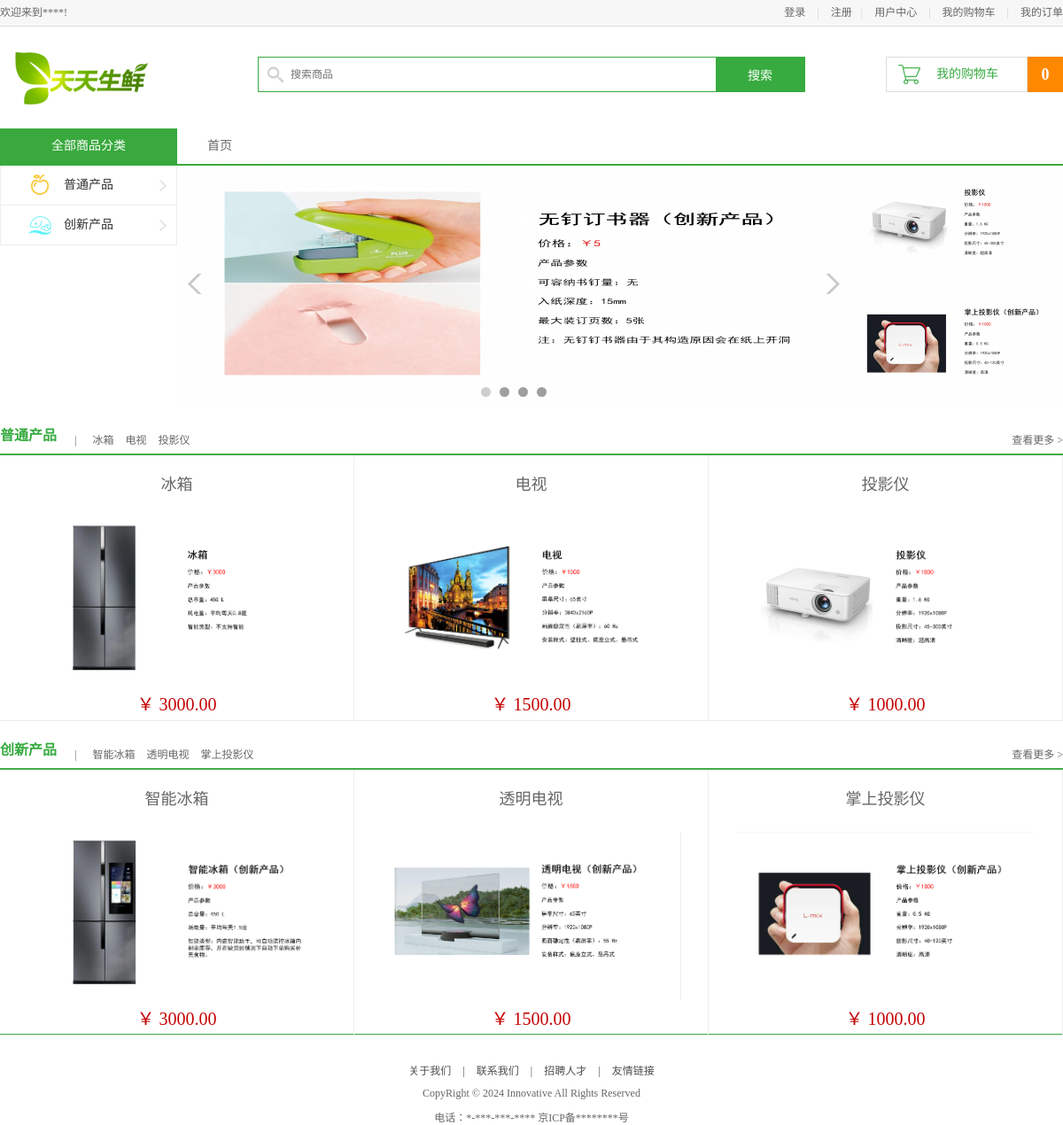
The page / on the database its author committed.
### apps/df_goods/models.py (models this page shows, shortened)
class GoodsInfo(models.Model):
    isDelete = models.BooleanField(default=False)  # 逻辑删除
    gtitle = models.CharField(max_length=20, verbose_name="商品名称", unique=True)
    gpic = models.ImageField(verbose_name='商品图片', upload_to='df_goods/image/%Y/%m', null=True, blank=True)  # 商品图片
    gprice = models.DecimalField(max_digits=10, decimal_places=2, verbose_name="商品价格")  # 商品价格小数位为两位，整数位为3位
    gunit = models.CharField(max_length=20, default='500g', verbose_name="单位重量")
    gclick = models.IntegerField(verbose_name="点击量", default=0, null=False)
    gjianjie = models.CharField(max_length=200, verbose_name="简介")
    gkucun = models.IntegerField(verbose_name="库存", default=0)
    gtype = models.ForeignKey(TypeInfo, on_delete=models.CASCADE, verbose_name="分类")  # 外键关联TypeInfo表
    gcontent = HTMLField(max_length=200, verbose_name="详情")
    class Meta:
        verbose_name = "商品"
        verbose_name_plural = verbose_name

### apps/df_goods/views.py (the view)
# urls.py: path('', views.index, name="index"),  # 首页路径
def index(request):
    typelist = TypeInfo.objects.all()
    category = TypeInfo.objects.get(id=1)
    category1 = typelist[0]
    goods_list = list(category.goodsinfo_set.all())  # 通过反向关系查询
    type0 = typelist[0].goodsinfo_set.order_by('-gprice')[0:3]  # 按照上传顺序
    type01 = typelist[0].goodsinfo_set.order_by('-gprice')[0:3]  # 按照点击量
    type1 = typelist[1].goodsinfo_set.order_by('-gprice')[0:3]
    type11 = typelist[1].goodsinfo_set.order_by('-gprice')[0:3]
    cart_num = 0
    if 'user_id' in request.session:
        user_id = request.session['user_id']
        cart_num = CartInfo.objects.filter(user_id=int(user_id)).count()
    context = {
        'title': '首页',
        'cart_num': cart_num,
        'guest_cart': 1,
        'type0': type0, 'type01': type01,
        'type1': type1, 'type11': type11,
    }
    return render(request, 'df_goods/index.html', context)

### templates/df_goods/index.html (shortened to what this page needs)
{% extends 'base.html' %}
{% block center_body %}
	<div class="navbar_con">
		<div class="navbar">
			<h1 class="fl">全部商品分类</h1>
			<ul class="navlist fl">
				<li><a href="{% url "df_goods:index" %}">首页</a></li>
			</ul>
		</div>
	</div>
	<div class="center_con clearfix">
		<ul class="subnav fl">
			<li><a href="#model01" class="fruit">普通产品</a></li>
			<li><a href="#model02" class="seafood">创新产品</a></li>
		</ul>
		<div class="slide fl">
			<ul class="slide_pics">
				<li><img src="/static/images/slide1.png" alt="幻灯片"></li>
			</ul>
			<div class="prev"></div>
			<div class="next"></div>
			<ul class="points"></ul>
		</div>
		<div class="adv fl">
			<a href="#"><img src="/static/images/original.png"></a>
			<a href="#"><img src="/static/images/novel.png"></a>
		</div>
	</div>
	<div class="list_model">
		<div class="list_title clearfix">
			<h3 class="fl" id="model01">普通产品</h3>
			<div class="subtitle fl">
				<span>|</span>
                {% for g in type01 %}
                    <a href="/{{ g.id }}/">{{  g.gtitle|slice:'10' }}</a>
                {%  endfor %}
			</div>
			<a href="/list1_1/" class="goods_more fr" id="fruit_more">查看更多 ></a>
		</div>
		<div class="goods_con clearfix">
			<ul class="goods_list fl">
                {% for goods in type0 %}
                <li>
                    <h4><a href="/{{ goods.id }}/">{{ goods.gtitle }}</a></h4>
                    <a href="/{{ goods.id }}/"><img src="{{ MEDIA_URL }}{{ goods.gpic }}"></a>
                    <div class="prize"> ￥ {{ goods.gprice }} </div>
                </li>
                {% endfor %}
			</ul>
		</div>
	</div>
	<div class="list_model">
		<div class="list_title clearfix">
			<h3 class="fl" id="model02">创新产品</h3>
			<div class="subtitle fl">
				<span>|</span>
                {% for g in type1 %}
                    <a href="/{{ g.id }}/">{{ g.gtitle|slice:'10' }}</a>
                {% endfor %}
			</div>
			<a href="/list2_1/" class="goods_more fr">查看更多 ></a>
		</div>
		<div class="goods_con clearfix">
			<ul class="goods_list fl">
                {% for goods in type11 %}
                <li>
                    <h4><a href="/{{ goods.id }}/">{{ goods.gtitle }}</a></h4>
                    <a href="/{{ goods.id }}/"><img src="{{ MEDIA_URL }}{{ goods.gpic }}"></a>
                    <div class="prize"> ￥ {{ goods.gprice }} </div>
                </li>
                {% endfor %}
			</ul>
		</div>
	</div>
{% endblock center_body %}

### static/css/main.css (style rules this page uses)
body { font-family:'Microsoft Yahei';font-size:12px;color:#666; }
html,body { height:100% }
.navbar_con { height:40px;border-bottom:2px solid #39a93e }
.navbar { width:1200px;margin:0 auto; }
.navbar h1 { width:200px;height:40px;line-height:40px;text-align: center;font-size:14px;color:#fff;background-color:#39a93e; }
.navlist { margin-left:34px; }
.navlist li { height:40px;float:left;line-height:40px; }
.navlist li a { color:#666;font-size:14px }
.center_con { width:1200px;height:270px;margin:0 auto; }
.subnav { width:198px;height:90px;border-left:1px solid #eee;border-right:1px solid #eee; }
.subnav li { height:44px;border-bottom:1px solid #eee;background:url(../images/icons.png) 178px -257px no-repeat #fff; }
.subnav li a { display:block;height:44px;line-height:44px;text-indent:71px;font-size:14px;color:#333 }
.subnav li .fruit { background:url(../images/icons.png) 28px 0px no-repeat; }
.subnav li .seafood { background:url(../images/icons.png) 28px -43px no-repeat; }
.slide { width:760px;height:270px;position:relative;overflow:hidden; }
.slide .slide_pics { position:relative;left:0;top:0;width:760px;height:270px; }
.slide .slide_pics li { width:760px;height:270px;position:absolute;left:0;top:0 }
.slide .prev,.slide .next { width:17px;height:23px;background:url(../images/icons.png) left -388px no-repeat;position:absolute;left:11px;top:122px;cursor:pointer; }
.slide .next { background-position:left -428px;left:732px; }
.points { width:100%;height:11px;position:absolute;left:0;top:250px;text-align:center; }
.adv { width:240px;height:270px; overflow:hidden; background-color:gold; }
.adv a { display:block;float:left; }
.list_model { width:1200px;height:340px;margin:15px auto 0; }
.list_title { height:40px;border-bottom:2px solid #42ad46 }
.list_title h3 { height:40px;line-height:40px;font-size:16px;color:#37ab40;font-weight:bold; }
.list_title .subtitle { height:20px;line-height:20px;margin-top:15px; }
.list_title .subtitle span { color:#666;margin:0 10px 0 20px; }
.list_title .subtitle a { color:#666;margin:0 5px; }
.goods_more { height:20px;margin-top:15px;color:#666 }
.goods_con { height:300px; }
.goods_list { width:1200px;height:299px;border-bottom:1px solid #ededed }
.goods_list li { height:299px;width:399px;border-right:1px solid #ededed;float:left }
.goods_list li h4 { width:200px;height:50px;margin:20px auto 0;text-align:center; }
.goods_list li h4 a { font-size:18px;color:#666;font-weight:normal;line-height:26px; }
.goods_list li img { display:block;width:339px;height:190px;margin:0 auto; }
.goods_list li .prize { text-align:center;font-size:20px;color:#c40000;margin-top:5px; }

### rows shown on the page
GoodsInfo: gtitle "冰箱", gpic (picture), gprice "3000.00"
GoodsInfo: gtitle "电视", gpic (picture), gprice "1500.00"
GoodsInfo: gtitle "投影仪", gpic (picture), gprice "1000.00"
GoodsInfo: gtitle "智能冰箱", gpic (picture), gprice "3000.00"
GoodsInfo: gtitle "透明电视", gpic (picture), gprice "1500.00"
GoodsInfo: gtitle "掌上投影仪", gpic (picture), gprice "1000.00"

### other values the page prints
{{ cart_num }} "0"
